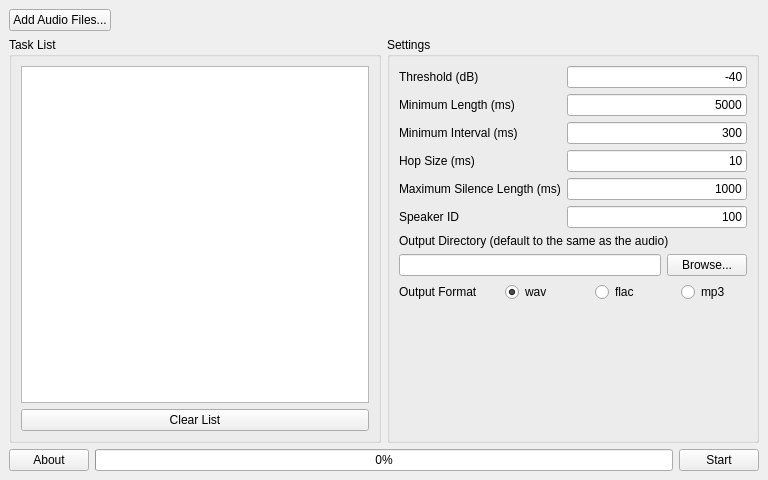
<?xml version="1.0" encoding="UTF-8"?>
<ui version="4.0">
 <class>MainWindow</class>
 <widget class="QMainWindow" name="MainWindow">
  <property name="geometry">
   <rect>
    <x>0</x>
    <y>0</y>
    <width>768</width>
    <height>480</height>
   </rect>
  </property>
  <property name="font">
   <font>
    <family>Microsoft YaHei UI</family>
   </font>
  </property>
  <property name="windowTitle">
   <string>MainWindow</string>
  </property>
  <widget class="QWidget" name="centralwidget">
   <layout class="QVBoxLayout" name="verticalLayout">
    <item>
     <layout class="QHBoxLayout" name="horizontalLayout_2">
      <item>
       <widget class="QPushButton" name="pushButtonAddFiles">
        <property name="enabled">
         <bool>true</bool>
        </property>
        <property name="sizePolicy">
         <sizepolicy hsizetype="Fixed" vsizetype="Fixed">
          <horstretch>0</horstretch>
          <verstretch>0</verstretch>
         </sizepolicy>
        </property>
        <property name="text">
         <string>Add Audio Files...</string>
        </property>
       </widget>
      </item>
      <item>
       <spacer name="horizontalSpacer">
        <property name="orientation">
         <enum>Qt::Orientation::Horizontal</enum>
        </property>
        <property name="sizeHint" stdset="0">
         <size>
          <width>40</width>
          <height>20</height>
         </size>
        </property>
       </spacer>
      </item>
     </layout>
    </item>
    <item>
     <layout class="QHBoxLayout" name="horizontalLayout">
      <item>
       <widget class="QGroupBox" name="groupBox">
        <property name="sizePolicy">
         <sizepolicy hsizetype="Preferred" vsizetype="Minimum">
          <horstretch>0</horstretch>
          <verstretch>0</verstretch>
         </sizepolicy>
        </property>
        <property name="title">
         <string>Task List</string>
        </property>
        <layout class="QVBoxLayout" name="verticalLayout_2">
         <item>
          <widget class="QListWidget" name="listWidgetTaskList">
           <property name="frameShadow">
            <enum>QFrame::Shadow::Plain</enum>
           </property>
          </widget>
         </item>
         <item>
          <widget class="QPushButton" name="pushButtonClearList">
           <property name="text">
            <string>Clear List</string>
           </property>
          </widget>
         </item>
        </layout>
       </widget>
      </item>
      <item>
       <widget class="QGroupBox" name="groupBox_2">
        <property name="sizePolicy">
         <sizepolicy hsizetype="Preferred" vsizetype="Minimum">
          <horstretch>0</horstretch>
          <verstretch>0</verstretch>
         </sizepolicy>
        </property>
        <property name="title">
         <string>Settings</string>
        </property>
        <layout class="QVBoxLayout" name="verticalLayout_3">
         <item>
          <layout class="QFormLayout" name="formLayout">
           <item row="0" column="0">
            <widget class="QLabel" name="label_2">
             <property name="text">
              <string>Threshold (dB)</string>
             </property>
            </widget>
           </item>
           <item row="0" column="1">
            <widget class="QLineEdit" name="lineEditThreshold">
             <property name="text">
              <string>-40</string>
             </property>
             <property name="alignment">
              <set>Qt::AlignmentFlag::AlignRight|Qt::AlignmentFlag::AlignTrailing|Qt::AlignmentFlag::AlignVCenter</set>
             </property>
            </widget>
           </item>
           <item row="1" column="0">
            <widget class="QLabel" name="label_3">
             <property name="text">
              <string>Minimum Length (ms)</string>
             </property>
            </widget>
           </item>
           <item row="1" column="1">
            <widget class="QLineEdit" name="lineEditMinLen">
             <property name="text">
              <string>5000</string>
             </property>
             <property name="alignment">
              <set>Qt::AlignmentFlag::AlignRight|Qt::AlignmentFlag::AlignTrailing|Qt::AlignmentFlag::AlignVCenter</set>
             </property>
            </widget>
           </item>
           <item row="2" column="0">
            <widget class="QLabel" name="label_4">
             <property name="text">
              <string>Minimum Interval (ms)</string>
             </property>
            </widget>
           </item>
           <item row="2" column="1">
            <widget class="QLineEdit" name="lineEditMinInterval">
             <property name="text">
              <string>300</string>
             </property>
             <property name="alignment">
              <set>Qt::AlignmentFlag::AlignRight|Qt::AlignmentFlag::AlignTrailing|Qt::AlignmentFlag::AlignVCenter</set>
             </property>
            </widget>
           </item>
           <item row="3" column="0">
            <widget class="QLabel" name="label_5">
             <property name="text">
              <string>Hop Size (ms)</string>
             </property>
            </widget>
           </item>
           <item row="3" column="1">
            <widget class="QLineEdit" name="lineEditHopSize">
             <property name="text">
              <string>10</string>
             </property>
             <property name="alignment">
              <set>Qt::AlignmentFlag::AlignRight|Qt::AlignmentFlag::AlignTrailing|Qt::AlignmentFlag::AlignVCenter</set>
             </property>
            </widget>
           </item>
           <item row="4" column="0">
            <widget class="QLabel" name="label_6">
             <property name="text">
              <string>Maximum Silence Length (ms)</string>
             </property>
            </widget>
           </item>
           <item row="4" column="1">
            <widget class="QLineEdit" name="lineEditMaxSilence">
             <property name="text">
              <string>1000</string>
             </property>
             <property name="alignment">
              <set>Qt::AlignmentFlag::AlignRight|Qt::AlignmentFlag::AlignTrailing|Qt::AlignmentFlag::AlignVCenter</set>
             </property>
            </widget>
           </item>

           <item row="5" column="0">
            <widget class="QLabel" name="label_66">
             <property name="text">
              <string>Speaker ID</string>
             </property>
            </widget>
           </item>
           <item row="5" column="1">
            <widget class="QLineEdit" name="lineEditSpkId">
             <property name="text">
              <string>100</string>
             </property>
             <property name="alignment">
              <set>Qt::AlignmentFlag::AlignRight|Qt::AlignmentFlag::AlignTrailing|Qt::AlignmentFlag::AlignVCenter</set>
             </property>
            </widget>
           </item>

          </layout>
         </item>
         <item>
          <widget class="QLabel" name="label_7">
           <property name="text">
            <string>Output Directory (default to the same as the audio)</string>
           </property>
          </widget>
         </item>
         <item>
          <layout class="QHBoxLayout" name="horizontalLayout_4">
           <item>
            <widget class="QLineEdit" name="lineEditOutputDir">
             <property name="text">
              <string/>
             </property>
             <property name="alignment">
              <set>Qt::AlignmentFlag::AlignLeading|Qt::AlignmentFlag::AlignLeft|Qt::AlignmentFlag::AlignVCenter</set>
             </property>
            </widget>
           </item>
           <item>
            <widget class="QPushButton" name="pushButtonBrowse">
             <property name="text">
              <string>Browse...</string>
             </property>
            </widget>
           </item>
          </layout>
         </item>
         <item>
          <layout class="QHBoxLayout" name="horizontalLayout_5">
           <item>
            <widget class="QLabel" name="label">
             <property name="text">
              <string>Output Format</string>
             </property>
            </widget>
           </item>
           <item alignment="Qt::AlignmentFlag::AlignHCenter">
            <widget class="QRadioButton" name="radioButtonWav">
             <property name="text">
              <string notr="true">wav</string>
             </property>
             <property name="checked">
              <bool>true</bool>
             </property>
             <attribute name="buttonGroup">
              <string notr="true">buttonGroup</string>
             </attribute>
            </widget>
           </item>
           <item alignment="Qt::AlignmentFlag::AlignHCenter">
            <widget class="QRadioButton" name="radioButtonFlac">
             <property name="text">
              <string notr="true">flac</string>
             </property>
             <attribute name="buttonGroup">
              <string notr="true">buttonGroup</string>
             </attribute>
            </widget>
           </item>
           <item alignment="Qt::AlignmentFlag::AlignHCenter">
            <widget class="QRadioButton" name="radioButtonMp3">
             <property name="enabled">
              <bool>true</bool>
             </property>
             <property name="text">
              <string notr="true">mp3</string>
             </property>
             <attribute name="buttonGroup">
              <string notr="true">buttonGroup</string>
             </attribute>
            </widget>
           </item>
          </layout>
         </item>
         <item>
          <spacer name="verticalSpacer">
           <property name="orientation">
            <enum>Qt::Orientation::Vertical</enum>
           </property>
           <property name="sizeHint" stdset="0">
            <size>
             <width>20</width>
             <height>40</height>
            </size>
           </property>
          </spacer>
         </item>
        </layout>
       </widget>
      </item>
     </layout>
    </item>
    <item>
     <layout class="QHBoxLayout" name="horizontalLayout_3">
      <item>
       <widget class="QPushButton" name="pushButtonAbout">
        <property name="text">
         <string>About</string>
        </property>
       </widget>
      </item>
      <item>
       <widget class="QProgressBar" name="progressBar">
        <property name="value">
         <number>0</number>
        </property>
       </widget>
      </item>
      <item>
       <widget class="QPushButton" name="pushButtonStart">
        <property name="text">
         <string>Start</string>
        </property>
       </widget>
      </item>
     </layout>
    </item>
   </layout>
  </widget>
 </widget>
 <resources/>
 <connections/>
 <buttongroups>
  <buttongroup name="buttonGroup"/>
 </buttongroups>
</ui>
